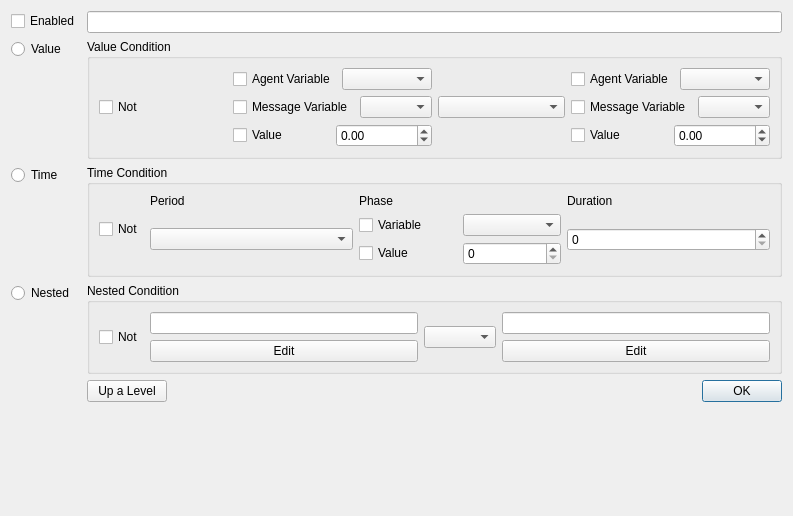
<?xml version="1.0" encoding="UTF-8"?>
<ui version="4.0">
 <class>ConditionDialog</class>
 <widget class="QDialog" name="ConditionDialog">
  <property name="geometry">
   <rect>
    <x>0</x>
    <y>0</y>
    <width>793</width>
    <height>516</height>
   </rect>
  </property>
  <property name="sizePolicy">
   <sizepolicy hsizetype="Expanding" vsizetype="Preferred">
    <horstretch>0</horstretch>
    <verstretch>0</verstretch>
   </sizepolicy>
  </property>
  <property name="windowTitle">
   <string>Condition Editor</string>
  </property>
  <layout class="QFormLayout" name="formLayout">
   <item row="0" column="0">
    <widget class="QCheckBox" name="checkBox_enabled">
     <property name="text">
      <string>Enabled</string>
     </property>
    </widget>
   </item>
   <item row="0" column="1">
    <widget class="QLineEdit" name="lineEdit_condition">
     <property name="sizePolicy">
      <sizepolicy hsizetype="Expanding" vsizetype="Fixed">
       <horstretch>0</horstretch>
       <verstretch>0</verstretch>
      </sizepolicy>
     </property>
     <property name="minimumSize">
      <size>
       <width>690</width>
       <height>0</height>
      </size>
     </property>
     <property name="readOnly">
      <bool>true</bool>
     </property>
    </widget>
   </item>
   <item row="1" column="0">
    <widget class="QRadioButton" name="radioButton_value">
     <property name="text">
      <string>Value</string>
     </property>
    </widget>
   </item>
   <item row="1" column="1">
    <widget class="QGroupBox" name="groupBox_value">
     <property name="title">
      <string>Value Condition</string>
     </property>
     <layout class="QHBoxLayout" name="horizontalLayout_12">
      <item>
       <widget class="QCheckBox" name="checkBox_notValue">
        <property name="text">
         <string>Not</string>
        </property>
       </widget>
      </item>
      <item>
       <layout class="QVBoxLayout" name="verticalLayout">
        <item>
         <layout class="QHBoxLayout" name="horizontalLayout_3">
          <item>
           <widget class="QCheckBox" name="checkBox_lhsAgentVariable">
            <property name="text">
             <string>Agent Variable</string>
            </property>
           </widget>
          </item>
          <item>
           <widget class="QComboBox" name="comboBox_lhsAgentVariable"/>
          </item>
         </layout>
        </item>
        <item>
         <layout class="QHBoxLayout" name="horizontalLayout_7">
          <item>
           <widget class="QCheckBox" name="checkBox_lhsMessageVariable">
            <property name="text">
             <string>Message Variable</string>
            </property>
           </widget>
          </item>
          <item>
           <widget class="QComboBox" name="comboBox_lhsMessageVariable"/>
          </item>
         </layout>
        </item>
        <item>
         <layout class="QHBoxLayout" name="horizontalLayout_4">
          <item>
           <widget class="QCheckBox" name="checkBox_lhsValue">
            <property name="text">
             <string>Value</string>
            </property>
           </widget>
          </item>
          <item>
           <widget class="QDoubleSpinBox" name="doubleSpinBox_lhsValue">
            <property name="minimum">
             <double>-999999.989999999990687</double>
            </property>
            <property name="maximum">
             <double>999999.989999999990687</double>
            </property>
           </widget>
          </item>
         </layout>
        </item>
       </layout>
      </item>
      <item>
       <widget class="QComboBox" name="comboBox_valueOp"/>
      </item>
      <item>
       <layout class="QVBoxLayout" name="verticalLayout_3">
        <item>
         <layout class="QHBoxLayout" name="horizontalLayout_5">
          <item>
           <widget class="QCheckBox" name="checkBox_rhsAgentVariable">
            <property name="text">
             <string>Agent Variable</string>
            </property>
           </widget>
          </item>
          <item>
           <widget class="QComboBox" name="comboBox_rhsAgentVariable"/>
          </item>
         </layout>
        </item>
        <item>
         <layout class="QHBoxLayout" name="horizontalLayout_11">
          <item>
           <widget class="QCheckBox" name="checkBox_rhsMessageVariable">
            <property name="text">
             <string>Message Variable</string>
            </property>
           </widget>
          </item>
          <item>
           <widget class="QComboBox" name="comboBox_rhsMessageVariable"/>
          </item>
         </layout>
        </item>
        <item>
         <layout class="QHBoxLayout" name="horizontalLayout_6">
          <item>
           <widget class="QCheckBox" name="checkBox_rhsValue">
            <property name="text">
             <string>Value</string>
            </property>
           </widget>
          </item>
          <item>
           <widget class="QDoubleSpinBox" name="doubleSpinBox_rhsValue">
            <property name="minimum">
             <double>-999999.989999999990687</double>
            </property>
            <property name="maximum">
             <double>999999.989999999990687</double>
            </property>
           </widget>
          </item>
         </layout>
        </item>
       </layout>
      </item>
     </layout>
    </widget>
   </item>
   <item row="2" column="0">
    <widget class="QRadioButton" name="radioButton_time">
     <property name="text">
      <string>Time</string>
     </property>
    </widget>
   </item>
   <item row="2" column="1">
    <widget class="QGroupBox" name="groupBox_time">
     <property name="title">
      <string>Time Condition</string>
     </property>
     <layout class="QHBoxLayout" name="horizontalLayout_10">
      <item>
       <widget class="QCheckBox" name="checkBox_notTime">
        <property name="sizePolicy">
         <sizepolicy hsizetype="Fixed" vsizetype="Fixed">
          <horstretch>0</horstretch>
          <verstretch>0</verstretch>
         </sizepolicy>
        </property>
        <property name="text">
         <string>Not</string>
        </property>
       </widget>
      </item>
      <item>
       <layout class="QGridLayout" name="gridLayout_2">
        <item row="0" column="0">
         <widget class="QLabel" name="label">
          <property name="text">
           <string>Period</string>
          </property>
         </widget>
        </item>
        <item row="0" column="1">
         <widget class="QLabel" name="label_2">
          <property name="text">
           <string>Phase</string>
          </property>
         </widget>
        </item>
        <item row="0" column="2">
         <widget class="QLabel" name="label_3">
          <property name="text">
           <string>Duration</string>
          </property>
         </widget>
        </item>
        <item row="1" column="0">
         <widget class="QComboBox" name="comboBox_period"/>
        </item>
        <item row="1" column="1">
         <layout class="QVBoxLayout" name="verticalLayout_2">
          <item>
           <layout class="QHBoxLayout" name="horizontalLayout">
            <item>
             <widget class="QCheckBox" name="checkBox_phaseVariable">
              <property name="text">
               <string>Variable</string>
              </property>
             </widget>
            </item>
            <item>
             <widget class="QComboBox" name="comboBox_phaseVariable"/>
            </item>
           </layout>
          </item>
          <item>
           <layout class="QHBoxLayout" name="horizontalLayout_9">
            <item>
             <widget class="QCheckBox" name="checkBox_phaseValue">
              <property name="text">
               <string>Value</string>
              </property>
             </widget>
            </item>
            <item>
             <widget class="QSpinBox" name="spinBox_phaseValue"/>
            </item>
           </layout>
          </item>
         </layout>
        </item>
        <item row="1" column="2">
         <widget class="QSpinBox" name="spinBox_duration"/>
        </item>
       </layout>
      </item>
     </layout>
    </widget>
   </item>
   <item row="3" column="0">
    <widget class="QRadioButton" name="radioButton_nested">
     <property name="text">
      <string>Nested</string>
     </property>
    </widget>
   </item>
   <item row="3" column="1">
    <widget class="QGroupBox" name="groupBox_nested">
     <property name="title">
      <string>Nested Condition</string>
     </property>
     <layout class="QHBoxLayout" name="horizontalLayout_2">
      <item>
       <widget class="QCheckBox" name="checkBox_notNested">
        <property name="text">
         <string>Not</string>
        </property>
       </widget>
      </item>
      <item>
       <layout class="QVBoxLayout" name="verticalLayout_7">
        <item>
         <widget class="QLineEdit" name="lineEdit_lhsCondition">
          <property name="readOnly">
           <bool>true</bool>
          </property>
         </widget>
        </item>
        <item>
         <widget class="QPushButton" name="pushButton_editLhs">
          <property name="text">
           <string>Edit</string>
          </property>
         </widget>
        </item>
       </layout>
      </item>
      <item>
       <widget class="QComboBox" name="comboBox_nestedOp"/>
      </item>
      <item>
       <layout class="QVBoxLayout" name="verticalLayout_6">
        <item>
         <widget class="QLineEdit" name="lineEdit_rhsCondition">
          <property name="readOnly">
           <bool>true</bool>
          </property>
         </widget>
        </item>
        <item>
         <widget class="QPushButton" name="pushButton_editRhs">
          <property name="text">
           <string>Edit</string>
          </property>
         </widget>
        </item>
       </layout>
      </item>
     </layout>
    </widget>
   </item>
   <item row="4" column="1">
    <layout class="QHBoxLayout" name="horizontalLayout_8">
     <item>
      <widget class="QPushButton" name="pushButton_levelUp">
       <property name="text">
        <string>Up a Level</string>
       </property>
      </widget>
     </item>
     <item>
      <widget class="QDialogButtonBox" name="buttonBox">
       <property name="orientation">
        <enum>Qt::Horizontal</enum>
       </property>
       <property name="standardButtons">
        <set>QDialogButtonBox::Ok</set>
       </property>
      </widget>
     </item>
    </layout>
   </item>
  </layout>
 </widget>
 <resources/>
 <connections>
  <connection>
   <sender>buttonBox</sender>
   <signal>accepted()</signal>
   <receiver>ConditionDialog</receiver>
   <slot>accept()</slot>
   <hints>
    <hint type="sourcelabel">
     <x>248</x>
     <y>254</y>
    </hint>
    <hint type="destinationlabel">
     <x>157</x>
     <y>274</y>
    </hint>
   </hints>
  </connection>
  <connection>
   <sender>buttonBox</sender>
   <signal>rejected()</signal>
   <receiver>ConditionDialog</receiver>
   <slot>reject()</slot>
   <hints>
    <hint type="sourcelabel">
     <x>316</x>
     <y>260</y>
    </hint>
    <hint type="destinationlabel">
     <x>286</x>
     <y>274</y>
    </hint>
   </hints>
  </connection>
 </connections>
</ui>
